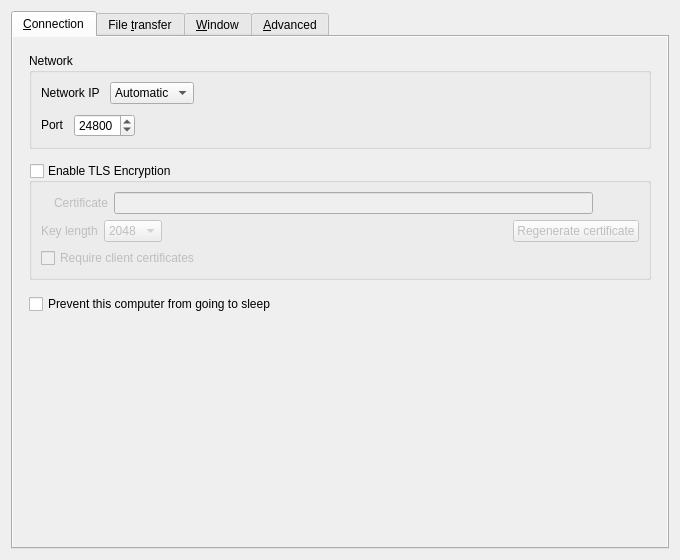
<?xml version="1.0" encoding="UTF-8"?>
<ui version="4.0">
 <class>SettingsDialog</class>
 <widget class="QDialog" name="SettingsDialog">
  <property name="geometry">
   <rect>
    <x>0</x>
    <y>0</y>
    <width>680</width>
    <height>560</height>
   </rect>
  </property>
  <property name="sizePolicy">
   <sizepolicy hsizetype="Preferred" vsizetype="Preferred">
    <horstretch>0</horstretch>
    <verstretch>0</verstretch>
   </sizepolicy>
  </property>
  <property name="windowTitle">
   <string>Preferences</string>
  </property>
  <property name="modal">
   <bool>true</bool>
  </property>
  <layout class="QVBoxLayout" name="verticalLayout_3">
   <item>
    <widget class="QTabWidget" name="tabWidget">
     <widget class="QWidget" name="tabNetwork">
      <attribute name="title">
       <string>&amp;Connection</string>
      </attribute>
      <layout class="QVBoxLayout" name="tabNetworkLayout">
       <property name="leftMargin">
        <number>0</number>
       </property>
       <property name="topMargin">
        <number>0</number>
       </property>
       <property name="rightMargin">
        <number>0</number>
       </property>
       <property name="bottomMargin">
        <number>0</number>
       </property>
       <item>
        <widget class="QScrollArea" name="tabNetworkScroll">
         <property name="frameShape">
          <enum>QFrame::Shape::NoFrame</enum>
         </property>
         <property name="widgetResizable">
          <bool>true</bool>
         </property>
         <widget class="QWidget" name="tabNetworkContent">
          <layout class="QVBoxLayout" name="tabNetworkContentLayout">
           <property name="spacing">
            <number>14</number>
           </property>
           <property name="leftMargin">
            <number>16</number>
           </property>
           <property name="topMargin">
            <number>16</number>
           </property>
           <property name="rightMargin">
            <number>16</number>
           </property>
           <property name="bottomMargin">
            <number>16</number>
           </property>
           <item>
            <widget class="QGroupBox" name="groupNetwork">
             <property name="title">
              <string>Network</string>
             </property>
             <layout class="QVBoxLayout" name="groupNetworkLayout">
              <property name="spacing">
               <number>10</number>
              </property>
              <item>
               <layout class="QHBoxLayout" name="horizontalLayout">
                <item>
                 <widget class="QLabel" name="lblNetworkIp">
                  <property name="sizePolicy">
                   <sizepolicy hsizetype="Maximum" vsizetype="Fixed">
                    <horstretch>0</horstretch>
                    <verstretch>0</verstretch>
                   </sizepolicy>
                  </property>
                  <property name="text">
                   <string>Network IP</string>
                  </property>
                  <property name="wordWrap">
                   <bool>true</bool>
                  </property>
                 </widget>
                </item>
                <item>
                 <widget class="QComboBox" name="comboInterface">
                  <item>
                   <property name="text">
                    <string>Automatic</string>
                   </property>
                  </item>
                 </widget>
                </item>
                <item>
                 <spacer name="horizontalSpacer">
                  <property name="orientation">
                   <enum>Qt::Orientation::Horizontal</enum>
                  </property>
                  <property name="sizeType">
                   <enum>QSizePolicy::Policy::Expanding</enum>
                  </property>
                  <property name="sizeHint" stdset="0">
                   <size>
                    <width>25</width>
                    <height>20</height>
                   </size>
                  </property>
                 </spacer>
                </item>
               </layout>
              </item>
              <item>
               <layout class="QHBoxLayout" name="horizontalLayout_6">
                <item>
                 <widget class="QLabel" name="lblPort">
                  <property name="sizePolicy">
                   <sizepolicy hsizetype="Maximum" vsizetype="Fixed">
                    <horstretch>0</horstretch>
                    <verstretch>0</verstretch>
                   </sizepolicy>
                  </property>
                  <property name="text">
                   <string>Port</string>
                  </property>
                  <property name="wordWrap">
                   <bool>true</bool>
                  </property>
                 </widget>
                </item>
                <item>
                 <widget class="QSpinBox" name="sbPort">
                  <property name="enabled">
                   <bool>true</bool>
                  </property>
                  <property name="sizePolicy">
                   <sizepolicy hsizetype="Maximum" vsizetype="Fixed">
                    <horstretch>0</horstretch>
                    <verstretch>0</verstretch>
                   </sizepolicy>
                  </property>
                  <property name="maximum">
                   <number>65535</number>
                  </property>
                  <property name="value">
                   <number>24800</number>
                  </property>
                 </widget>
                </item>
                <item>
                 <spacer name="horizontalSpacer_3">
                  <property name="orientation">
                   <enum>Qt::Orientation::Horizontal</enum>
                  </property>
                  <property name="sizeHint" stdset="0">
                   <size>
                    <width>40</width>
                    <height>20</height>
                   </size>
                  </property>
                 </spacer>
                </item>
               </layout>
              </item>
             </layout>
            </widget>
           </item>
           <item>
            <widget class="QGroupBox" name="groupSecurity">
             <property name="sizePolicy">
              <sizepolicy hsizetype="Preferred" vsizetype="Maximum">
               <horstretch>0</horstretch>
               <verstretch>0</verstretch>
              </sizepolicy>
             </property>
             <property name="title">
              <string>Enable TLS Encryption</string>
             </property>
             <property name="checkable">
              <bool>true</bool>
             </property>
             <property name="checked">
              <bool>false</bool>
             </property>
             <layout class="QVBoxLayout" name="_11">
              <item>
               <widget class="QWidget" name="widgetTlsCert" native="true">
                <layout class="QHBoxLayout" name="_12">
                 <property name="leftMargin">
                  <number>0</number>
                 </property>
                 <property name="topMargin">
                  <number>0</number>
                 </property>
                 <property name="rightMargin">
                  <number>0</number>
                 </property>
                 <property name="bottomMargin">
                  <number>0</number>
                 </property>
                 <item>
                  <widget class="QLabel" name="lblTlsCertInfo">
                   <property name="text">
                    <string notr="true"/>
                   </property>
                  </widget>
                 </item>
                 <item>
                  <widget class="QLabel" name="lblTlsCert">
                   <property name="sizePolicy">
                    <sizepolicy hsizetype="Preferred" vsizetype="Fixed">
                     <horstretch>0</horstretch>
                     <verstretch>0</verstretch>
                    </sizepolicy>
                   </property>
                   <property name="text">
                    <string>Certificate</string>
                   </property>
                   <property name="wordWrap">
                    <bool>true</bool>
                   </property>
                  </widget>
                 </item>
                 <item>
                  <widget class="QLineEdit" name="lineTlsCertPath">
                   <property name="minimumSize">
                    <size>
                     <width>0</width>
                     <height>0</height>
                    </size>
                   </property>
                  </widget>
                 </item>
                 <item>
                  <widget class="QPushButton" name="btnTlsCertPath">
                   <property name="cursor">
                    <cursorShape>PointingHandCursor</cursorShape>
                   </property>
                   <property name="text">
                    <string/>
                   </property>
                   <property name="icon">
                    <iconset theme="QIcon::ThemeIcon::DocumentOpen"/>
                   </property>
                   <property name="flat">
                    <bool>true</bool>
                   </property>
                  </widget>
                 </item>
                </layout>
               </widget>
              </item>
              <item>
               <layout class="QHBoxLayout" name="horizontalLayout_5">
                <property name="topMargin">
                 <number>0</number>
                </property>
                <item>
                 <widget class="QLabel" name="lblTlsKeyLength">
                  <property name="sizePolicy">
                   <sizepolicy hsizetype="Preferred" vsizetype="Fixed">
                    <horstretch>0</horstretch>
                    <verstretch>0</verstretch>
                   </sizepolicy>
                  </property>
                  <property name="text">
                   <string>Key length</string>
                  </property>
                  <property name="wordWrap">
                   <bool>true</bool>
                  </property>
                 </widget>
                </item>
                <item>
                 <widget class="QComboBox" name="comboTlsKeyLength">
                  <item>
                   <property name="text">
                    <string notr="true">2048</string>
                   </property>
                  </item>
                  <item>
                   <property name="text">
                    <string notr="true">4096</string>
                   </property>
                  </item>
                 </widget>
                </item>
                <item>
                 <spacer name="horizontalSpacer_2">
                  <property name="orientation">
                   <enum>Qt::Orientation::Horizontal</enum>
                  </property>
                  <property name="sizeHint" stdset="0">
                   <size>
                    <width>40</width>
                    <height>20</height>
                   </size>
                  </property>
                 </spacer>
                </item>
                <item>
                 <widget class="QPushButton" name="btnTlsRegenCert">
                  <property name="text">
                   <string>Regenerate certificate</string>
                  </property>
                  <property name="icon">
                   <iconset theme="QIcon::ThemeIcon::ViewRefresh"/>
                  </property>
                 </widget>
                </item>
               </layout>
              </item>
              <item>
               <widget class="QCheckBox" name="cbRequireClientCert">
                <property name="text">
                 <string>Require client certificates</string>
                </property>
               </widget>
              </item>
             </layout>
            </widget>
           </item>
           <item>
            <widget class="QCheckBox" name="cbPreventSleep">
             <property name="text">
              <string>Prevent this computer from going to sleep</string>
             </property>
            </widget>
           </item>
           <item>
            <spacer name="tabNetworkSpacer">
             <property name="orientation">
              <enum>Qt::Orientation::Vertical</enum>
             </property>
             <property name="sizeHint" stdset="0">
              <size>
               <width>20</width>
               <height>0</height>
              </size>
             </property>
            </spacer>
           </item>
          </layout>
         </widget>
        </widget>
       </item>
      </layout>
     </widget>
     <widget class="QWidget" name="tabFileTransfer">
      <attribute name="title">
       <string>File &amp;transfer</string>
      </attribute>
      <layout class="QVBoxLayout" name="tabFileTransferLayout">
       <property name="leftMargin">
        <number>0</number>
       </property>
       <property name="topMargin">
        <number>0</number>
       </property>
       <property name="rightMargin">
        <number>0</number>
       </property>
       <property name="bottomMargin">
        <number>0</number>
       </property>
       <item>
        <widget class="QScrollArea" name="tabFileTransferScroll">
         <property name="frameShape">
          <enum>QFrame::Shape::NoFrame</enum>
         </property>
         <property name="widgetResizable">
          <bool>true</bool>
         </property>
         <widget class="QWidget" name="tabFileTransferContent">
          <layout class="QVBoxLayout" name="tabFileTransferContentLayout">
           <property name="spacing">
            <number>14</number>
           </property>
           <property name="leftMargin">
            <number>16</number>
           </property>
           <property name="topMargin">
            <number>16</number>
           </property>
           <property name="rightMargin">
            <number>16</number>
           </property>
           <property name="bottomMargin">
            <number>16</number>
           </property>
           <item>
            <widget class="QGroupBox" name="groupFileTransfer">
             <property name="title">
              <string>File copy</string>
             </property>
             <layout class="QVBoxLayout" name="groupFileTransferLayout">
              <property name="spacing">
               <number>10</number>
              </property>
              <item>
               <widget class="QCheckBox" name="cbFileTransfer">
                <property name="toolTip">
                 <string>File copy requires a signed-in Windows user session. If the core runs as SYSTEM or in session 0, switch to Desktop mode.</string>
                </property>
                <property name="text">
                 <string>Enable file copy (Windows to Windows)</string>
                </property>
               </widget>
              </item>
              <item>
               <widget class="QLabel" name="lblFileTransferInfo">
                <property name="text">
                 <string>Enable file copy and TLS on both computers, and clipboard sharing on the server. Files are cached first; press Ctrl+V in the destination folder when ready.</string>
                </property>
                <property name="wordWrap">
                 <bool>true</bool>
                </property>
               </widget>
              </item>
             </layout>
            </widget>
           </item>
           <item>
            <widget class="QGroupBox" name="groupFileCache">
             <property name="title">
              <string>Receiving cache</string>
             </property>
             <layout class="QVBoxLayout" name="groupFileCacheLayout">
              <property name="spacing">
               <number>10</number>
              </property>
              <item>
               <widget class="QLabel" name="lblFileCacheInfo">
                <property name="text">
                 <string>Received files are saved in a local cache before you paste them. Choose a folder and storage limit, or review and clear completed transfers.</string>
                </property>
                <property name="wordWrap">
                 <bool>true</bool>
                </property>
               </widget>
              </item>
              <item>
               <widget class="QPushButton" name="btnFileCache">
                <property name="text">
                 <string>Manage file cache...</string>
                </property>
               </widget>
              </item>
              <item>
               <widget class="QLabel" name="lblFileCacheApply">
                <property name="text">
                 <string>Save settings and reconnect to use a new cache location or storage limit. Existing files stay in their original folder.</string>
                </property>
                <property name="wordWrap">
                 <bool>true</bool>
                </property>
               </widget>
              </item>
             </layout>
            </widget>
           </item>
           <item>
            <spacer name="tabFileTransferSpacer">
             <property name="orientation">
              <enum>Qt::Orientation::Vertical</enum>
             </property>
             <property name="sizeHint" stdset="0">
              <size>
               <width>20</width>
               <height>0</height>
              </size>
             </property>
            </spacer>
           </item>
          </layout>
         </widget>
        </widget>
       </item>
      </layout>
     </widget>
     <widget class="QWidget" name="tabWindow">
      <attribute name="title">
       <string>&amp;Window</string>
      </attribute>
      <layout class="QVBoxLayout" name="tabWindowLayout">
       <property name="leftMargin">
        <number>0</number>
       </property>
       <property name="topMargin">
        <number>0</number>
       </property>
       <property name="rightMargin">
        <number>0</number>
       </property>
       <property name="bottomMargin">
        <number>0</number>
       </property>
       <item>
        <widget class="QScrollArea" name="tabWindowScroll">
         <property name="frameShape">
          <enum>QFrame::Shape::NoFrame</enum>
         </property>
         <property name="widgetResizable">
          <bool>true</bool>
         </property>
         <widget class="QWidget" name="tabWindowContent">
          <layout class="QVBoxLayout" name="tabWindowContentLayout">
           <property name="spacing">
            <number>14</number>
           </property>
           <property name="leftMargin">
            <number>16</number>
           </property>
           <property name="topMargin">
            <number>16</number>
           </property>
           <property name="rightMargin">
            <number>16</number>
           </property>
           <property name="bottomMargin">
            <number>16</number>
           </property>
           <item>
            <widget class="QGroupBox" name="groupAppearance">
             <property name="title">
              <string>Appearance</string>
             </property>
             <layout class="QVBoxLayout" name="groupAppearanceLayout">
              <property name="spacing">
               <number>10</number>
              </property>
              <item>
               <layout class="QHBoxLayout" name="horizontalLayout_3">
                <item>
                 <widget class="QLabel" name="lblLanguage">
                  <property name="sizePolicy">
                   <sizepolicy hsizetype="Maximum" vsizetype="Preferred">
                    <horstretch>0</horstretch>
                    <verstretch>0</verstretch>
                   </sizepolicy>
                  </property>
                  <property name="text">
                   <string>Language</string>
                  </property>
                  <property name="wordWrap">
                   <bool>true</bool>
                  </property>
                 </widget>
                </item>
                <item>
                 <widget class="QComboBox" name="comboLanguage"/>
                </item>
               </layout>
              </item>
              <item>
               <layout class="QFormLayout" name="formLayout">
                <item row="1" column="1">
                 <widget class="QRadioButton" name="rbIconColorful">
                  <property name="text">
                   <string>Colorful</string>
                  </property>
                 </widget>
                </item>
                <item row="0" column="1">
                 <widget class="QRadioButton" name="rbIconMono">
                  <property name="text">
                   <string>Monocolor</string>
                  </property>
                 </widget>
                </item>
                <item row="0" column="0">
                 <widget class="QLabel" name="lblTrayIconStyle">
                  <property name="text">
                   <string>Tray icon style</string>
                  </property>
                  <property name="wordWrap">
                   <bool>true</bool>
                  </property>
                 </widget>
                </item>
                <property name="rowWrapPolicy">
                 <enum>QFormLayout::RowWrapPolicy::WrapLongRows</enum>
                </property>
                <property name="labelAlignment">
                 <set>Qt::AlignmentFlag::AlignLeft|Qt::AlignmentFlag::AlignVCenter</set>
                </property>
               </layout>
              </item>
              <item>
               <widget class="QCheckBox" name="cbShowVersion">
                <property name="text">
                 <string>Include version in the window title</string>
                </property>
               </widget>
              </item>
             </layout>
            </widget>
           </item>
           <item>
            <widget class="QGroupBox" name="groupWindowBehavior">
             <property name="title">
              <string>Window behavior</string>
             </property>
             <layout class="QVBoxLayout" name="groupWindowBehaviorLayout">
              <property name="spacing">
               <number>10</number>
              </property>
              <item>
               <layout class="QFormLayout" name="formLayout_2">
                <item row="0" column="0">
                 <widget class="QLabel" name="label_3">
                  <property name="text">
                   <string>When the application starts</string>
                  </property>
                  <property name="wordWrap">
                   <bool>true</bool>
                  </property>
                 </widget>
                </item>
                <item row="0" column="1">
                 <widget class="QWidget" name="widget" native="true">
                  <layout class="QVBoxLayout" name="verticalLayout_2">
                   <item>
                    <widget class="QRadioButton" name="rbShowOnStart">
                     <property name="text">
                      <string>Show the main window</string>
                     </property>
                    </widget>
                   </item>
                   <item>
                    <widget class="QRadioButton" name="rbAutoHide">
                     <property name="text">
                      <string>Send to background</string>
                     </property>
                    </widget>
                   </item>
                  </layout>
                 </widget>
                </item>
                <item row="1" column="0">
                 <widget class="QLabel" name="label">
                  <property name="text">
                   <string>When the main window is closed</string>
                  </property>
                  <property name="alignment">
                   <set>Qt::AlignmentFlag::AlignRight|Qt::AlignmentFlag::AlignTrailing|Qt::AlignmentFlag::AlignVCenter</set>
                  </property>
                  <property name="wordWrap">
                   <bool>true</bool>
                  </property>
                 </widget>
                </item>
                <item row="1" column="1">
                 <widget class="QWidget" name="widget_2" native="true">
                  <layout class="QVBoxLayout" name="verticalLayout_13">
                   <item>
                    <widget class="QRadioButton" name="rbExitOnClose">
                     <property name="text">
                      <string>Exit</string>
                     </property>
                    </widget>
                   </item>
                   <item>
                    <widget class="QRadioButton" name="rbCloseToTray">
                     <property name="text">
                      <string>Send to background</string>
                     </property>
                    </widget>
                   </item>
                  </layout>
                 </widget>
                </item>
                <property name="rowWrapPolicy">
                 <enum>QFormLayout::RowWrapPolicy::WrapLongRows</enum>
                </property>
                <property name="labelAlignment">
                 <set>Qt::AlignmentFlag::AlignLeft|Qt::AlignmentFlag::AlignVCenter</set>
                </property>
               </layout>
              </item>
             </layout>
            </widget>
           </item>
           <item>
            <widget class="QCheckBox" name="cbAutoUpdate">
             <property name="text">
              <string>Check for updates on startup</string>
             </property>
            </widget>
           </item>
           <item>
            <spacer name="tabWindowSpacer">
             <property name="orientation">
              <enum>Qt::Orientation::Vertical</enum>
             </property>
             <property name="sizeHint" stdset="0">
              <size>
               <width>20</width>
               <height>0</height>
              </size>
             </property>
            </spacer>
           </item>
          </layout>
         </widget>
        </widget>
       </item>
      </layout>
     </widget>
     <widget class="QWidget" name="tabAdvanced">
      <attribute name="title">
       <string>&amp;Advanced</string>
      </attribute>
      <layout class="QVBoxLayout" name="tabAdvancedLayout">
       <property name="leftMargin">
        <number>0</number>
       </property>
       <property name="topMargin">
        <number>0</number>
       </property>
       <property name="rightMargin">
        <number>0</number>
       </property>
       <property name="bottomMargin">
        <number>0</number>
       </property>
       <item>
        <widget class="QScrollArea" name="tabAdvancedScroll">
         <property name="frameShape">
          <enum>QFrame::Shape::NoFrame</enum>
         </property>
         <property name="widgetResizable">
          <bool>true</bool>
         </property>
         <widget class="QWidget" name="tabAdvancedContent">
          <layout class="QVBoxLayout" name="tabAdvancedContentLayout">
           <property name="spacing">
            <number>14</number>
           </property>
           <property name="leftMargin">
            <number>16</number>
           </property>
           <property name="topMargin">
            <number>16</number>
           </property>
           <property name="rightMargin">
            <number>16</number>
           </property>
           <property name="bottomMargin">
            <number>16</number>
           </property>
           <item>
            <widget class="QGroupBox" name="groupDiagnostics">
             <property name="title">
              <string>Logs</string>
             </property>
             <layout class="QVBoxLayout" name="groupDiagnosticsLayout">
              <property name="spacing">
               <number>10</number>
              </property>
              <item>
               <layout class="QHBoxLayout" name="horizontalLayout_4">
                <item>
                 <widget class="QLabel" name="lblLogLevel">
                  <property name="sizePolicy">
                   <sizepolicy hsizetype="Maximum" vsizetype="Fixed">
                    <horstretch>0</horstretch>
                    <verstretch>0</verstretch>
                   </sizepolicy>
                  </property>
                  <property name="text">
                   <string>Level</string>
                  </property>
                  <property name="wordWrap">
                   <bool>true</bool>
                  </property>
                 </widget>
                </item>
                <item>
                 <widget class="QComboBox" name="comboLogLevel"/>
                </item>
               </layout>
              </item>
              <item>
               <widget class="QLabel" name="lblDebugWarning">
                <property name="text">
                 <string>Using a log level higher than Info may affect performance.</string>
                </property>
                <property name="wordWrap">
                 <bool>true</bool>
                </property>
               </widget>
              </item>
              <item>
               <widget class="QGroupBox" name="groupLogToFile">
                <property name="title">
                 <string>Log to file</string>
                </property>
                <property name="checkable">
                 <bool>true</bool>
                </property>
                <layout class="QHBoxLayout" name="horizontalLayout_2">
                 <item>
                  <widget class="QWidget" name="widgetLogFilename" native="true">
                   <property name="sizePolicy">
                    <sizepolicy hsizetype="Preferred" vsizetype="Maximum">
                     <horstretch>0</horstretch>
                     <verstretch>0</verstretch>
                    </sizepolicy>
                   </property>
                   <layout class="QHBoxLayout" name="_4">
                    <property name="spacing">
                     <number>3</number>
                    </property>
                    <property name="leftMargin">
                     <number>0</number>
                    </property>
                    <property name="topMargin">
                     <number>0</number>
                    </property>
                    <property name="rightMargin">
                     <number>0</number>
                    </property>
                    <property name="bottomMargin">
                     <number>0</number>
                    </property>
                    <item>
                     <widget class="QLabel" name="labelLogPath">
                      <property name="sizePolicy">
                       <sizepolicy hsizetype="Preferred" vsizetype="Fixed">
                        <horstretch>0</horstretch>
                        <verstretch>0</verstretch>
                       </sizepolicy>
                      </property>
                      <property name="text">
                       <string>Log path</string>
                      </property>
                      <property name="wordWrap">
                       <bool>true</bool>
                      </property>
                     </widget>
                    </item>
                    <item>
                     <spacer name="horizontalSpacer_7">
                      <property name="orientation">
                       <enum>Qt::Orientation::Horizontal</enum>
                      </property>
                      <property name="sizeType">
                       <enum>QSizePolicy::Policy::Minimum</enum>
                      </property>
                      <property name="sizeHint" stdset="0">
                       <size>
                        <width>17</width>
                        <height>25</height>
                       </size>
                      </property>
                     </spacer>
                    </item>
                    <item>
                     <widget class="QLineEdit" name="lineLogFilename">
                      <property name="enabled">
                       <bool>true</bool>
                      </property>
                      <property name="sizePolicy">
                       <sizepolicy hsizetype="Expanding" vsizetype="Fixed">
                        <horstretch>0</horstretch>
                        <verstretch>0</verstretch>
                       </sizepolicy>
                      </property>
                     </widget>
                    </item>
                    <item>
                     <widget class="QPushButton" name="btnBrowseLog">
                      <property name="enabled">
                       <bool>true</bool>
                      </property>
                      <property name="cursor">
                       <cursorShape>PointingHandCursor</cursorShape>
                      </property>
                      <property name="text">
                       <string/>
                      </property>
                      <property name="icon">
                       <iconset theme="QIcon::ThemeIcon::DocumentOpen"/>
                      </property>
                      <property name="flat">
                       <bool>true</bool>
                      </property>
                     </widget>
                    </item>
                   </layout>
                  </widget>
                 </item>
                </layout>
               </widget>
              </item>
              <item>
               <widget class="QCheckBox" name="cbGuiDebug">
                <property name="text">
                 <string>Enable GUI debug messages</string>
                </property>
               </widget>
              </item>
             </layout>
            </widget>
           </item>
           <item>
            <widget class="QGroupBox" name="groupService">
             <property name="enabled">
              <bool>true</bool>
             </property>
             <property name="title">
              <string>Use background service (daemon)</string>
             </property>
             <property name="checkable">
              <bool>true</bool>
             </property>
             <property name="checked">
              <bool>false</bool>
             </property>
             <layout class="QGridLayout" name="_6">
              <item row="1" column="0">
               <widget class="QCheckBox" name="cbElevateDaemon">
                <property name="text">
                 <string>Always run as system (work at login screen and UAC)</string>
                </property>
                <property name="autoExclusive">
                 <bool>false</bool>
                </property>
               </widget>
              </item>
             </layout>
            </widget>
           </item>
           <item>
            <widget class="QGroupBox" name="groupCommands">
             <property name="title">
              <string>Screen commands</string>
             </property>
             <layout class="QVBoxLayout" name="groupCommandsLayout">
              <property name="spacing">
               <number>10</number>
              </property>
              <item>
               <layout class="QFormLayout" name="formLayout_3">
                <property name="fieldGrowthPolicy">
                 <enum>QFormLayout::FieldGrowthPolicy::ExpandingFieldsGrow</enum>
                </property>
                <property name="formAlignment">
                 <set>Qt::AlignmentFlag::AlignHCenter|Qt::AlignmentFlag::AlignTop</set>
                </property>
                <item row="0" column="0">
                 <widget class="QCheckBox" name="cbRunEnterCommand">
                  <property name="text">
                   <string>Run command on enter</string>
                  </property>
                 </widget>
                </item>
                <item row="0" column="1">
                 <widget class="QLineEdit" name="lineCommandEnter"/>
                </item>
                <item row="1" column="0">
                 <widget class="QCheckBox" name="cbRunExitCommand">
                  <property name="text">
                   <string>Run command on exit</string>
                  </property>
                 </widget>
                </item>
                <item row="1" column="1">
                 <widget class="QLineEdit" name="lineCommandExit"/>
                </item>
                <property name="rowWrapPolicy">
                 <enum>QFormLayout::RowWrapPolicy::WrapLongRows</enum>
                </property>
                <property name="labelAlignment">
                 <set>Qt::AlignmentFlag::AlignLeft|Qt::AlignmentFlag::AlignVCenter</set>
                </property>
               </layout>
              </item>
             </layout>
            </widget>
           </item>
           <item>
            <widget class="QPushButton" name="btnClearAllSettings">
             <property name="text">
              <string>Remove all settings</string>
             </property>
            </widget>
           </item>
           <item>
            <spacer name="tabAdvancedSpacer">
             <property name="orientation">
              <enum>Qt::Orientation::Vertical</enum>
             </property>
             <property name="sizeHint" stdset="0">
              <size>
               <width>20</width>
               <height>0</height>
              </size>
             </property>
            </spacer>
           </item>
          </layout>
         </widget>
        </widget>
       </item>
      </layout>
     </widget>
    </widget>
   </item>
  </layout>
 </widget>
 <resources/>
 <connections/>
</ui>
